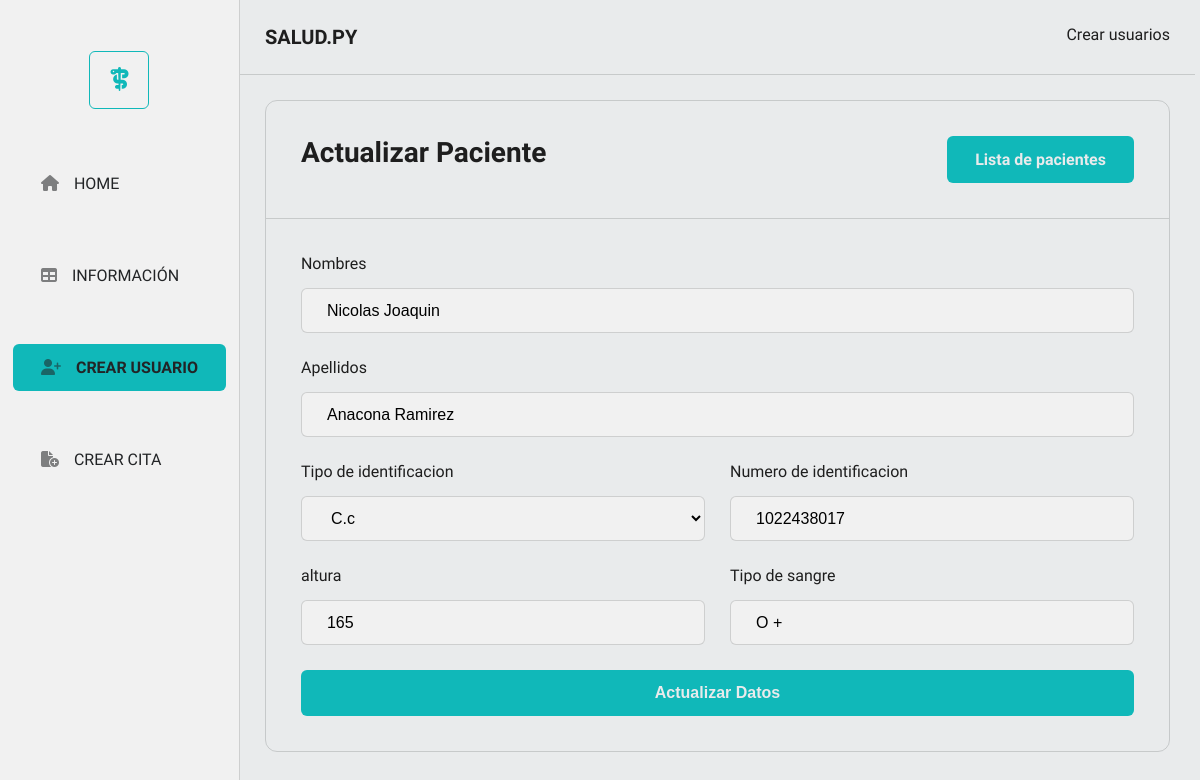
Page /pacientes/update/8 on the earlier database version.
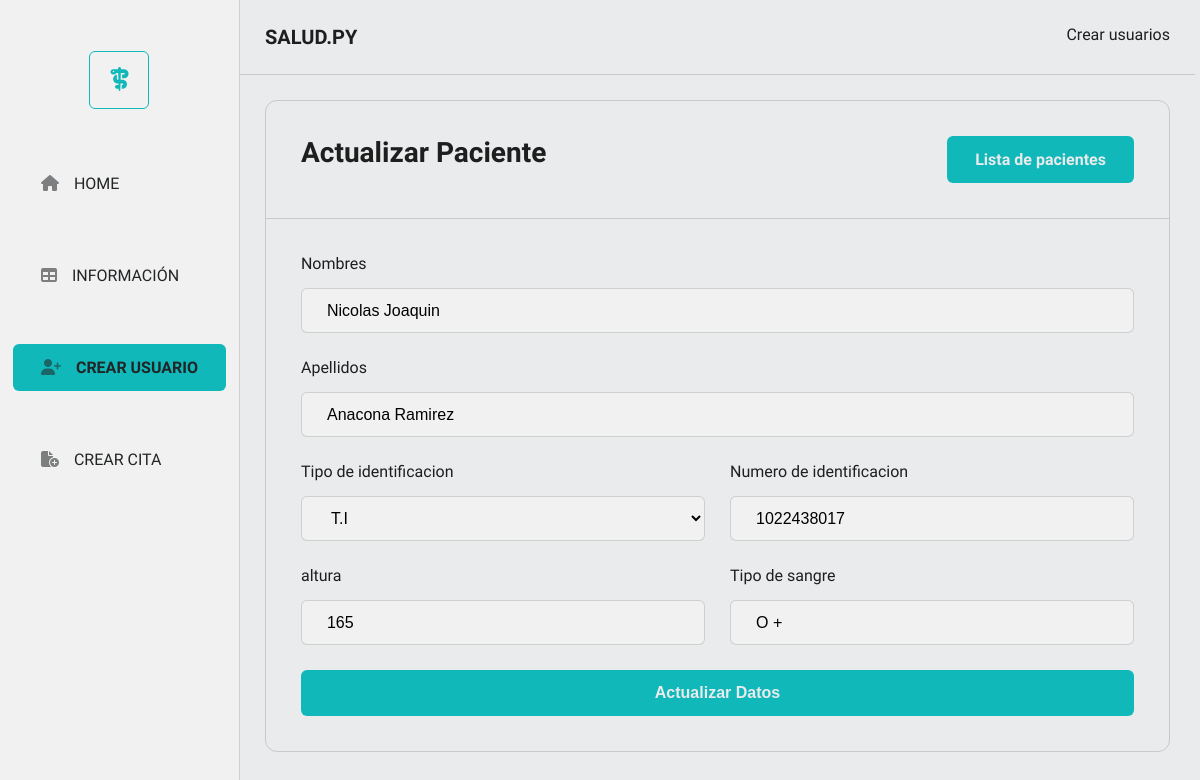
Same page on the later database version.
### app/models.py (models this page shows)
class Paciente(db.Model):
    __tablename__ ='pacientes'
    id = db.Column(db.Integer, primary_key = True )
    nombres = db.Column(db.String(120), nullable = True )
    apellidos = db.Column(db.String(120), nullable = True)
    tipo_identificacion = db.Column(db.String(4), nullable = True)
    numero_identificacion = db.Column(db.Integer)
    altura = db.Column(db.Integer)
    tipo_sangre = db.Column(db.String(2))
    citas = db.relationship("Cita" , backref = "paciente" )

### app/routes.py (the view, shortened to what this page needs)
@app.route('/pacientes/update/<int:id>', methods = ['GET', 'POST'])
def update_paciente(id):
    paciente_update = Paciente.query.get(id)
    if(request.method == 'GET'):
        return render_template('pacientes/paciente_update.html', paciente_update = paciente_update)

### app/templates/pacientes/paciente_update.html (shortened to what this page needs)
<!DOCTYPE html>
<html lang="en">
  <head>
    <link rel="stylesheet" href="{{ url_for('static', filename='styles.css' )}}">
    <link rel="stylesheet" href="{{ url_for('static', filename='navs/menuLeft.css')}}">
    <link rel="stylesheet" href="{{ url_for('static', filename = 'forms/formCrear.css')}}">
    <link rel="stylesheet" href="{{url_for('static', filename='modals/messages.css')}}">
  </head>
  <body>
    <section class="sectionHomeTable">
      <section class="navLeft">
        <div class="logoNav"><span><i class="fa-solid fa-staff-snake"></i></span></div>
        <div class="navMenuLeft">
          <ul>
            <li><a class="botonLineNone" href="http://127.0.0.1:5000/"><span><i class="fa-solid fa-house"></i></span>HOME</a></li>
            <li><a class="botonLineNone" href="http://127.0.0.1:5000/medicos"><span><i class="fa-solid fa-table"></i></span>INFORMACIÓN</a></li>
            <li><a class="botonPrimary" href="http://127.0.0.1:5000/medicos/create"><span><i class="fa-solid fa-user-plus"></i></span>CREAR USUARIO</a></li>
            <li><a class="botonLineNone" href="http://127.0.0.1:5000/citas/create"><span><i class="fa-solid fa-file-circle-plus"></i></span>CREAR CITA</a></li>
          </ul>
        </div>
      </section>
      <section class="contenidoRight">
        <nav>
          <div class="headerRight">
            <h3>SALUD.PY</h3>
            <p>Crear usuarios</p>
          </div>
        </nav>
        <section class="sectionForm">
          <article class="articleForm">
            <nav class="navForm">
              <h3 class="titleForm" >Actualizar Paciente</h3>
              <a  class="botonPrimary" href="http://127.0.0.1:5000/pacientes">Lista de pacientes</a>
            </nav>
            <form method="post" action="/pacientes/update/{{paciente_update.id}}" class="formPrimary">
              <div>
                <label for="nombres">Nombres</label>
                <input type="text" name="nombres" value="{{paciente_update.nombres}}" class="form-control" id="nombres" aria-describedby="emailHelp" required>
              </div>
              <div>
                <label for="apellidos" class="form-label">Apellidos</label>
                <input type="text" name="apellidos" value="{{paciente_update.apellidos}}" class="form-control" id="apellidos" required>
              </div>
              <section class="sectionIntoForm">
                <div>
                  <label for="tipoIdentificacion">Tipo de identificacion</label>
                  <select name="tipoID" required>
                    <option {% if paciente_update.tipo_identificacion == 'TI' %} selected {%endif%}>T.I</option>
                    <option {% if paciente_update.tipo_identificacion == 'CC' %} selected {%endif%}>C.c</option>
                  </select>
                </div>
                <div>
                  <label>Numero de identificacion</label>
                  <input type="text" name="numeroID" value="{{paciente_update.numero_identificacion}}" class="form-control" id="nIdentificacion" required>
                </div>
              </section>
              <section class="sectionIntoForm">
                <div>
                  <label class="form-label">altura</label>
                  <input type="text" name="altura" value="{{paciente_update.altura}}" class="form-control" required>
                </div>
                <div>
                  <label  class="form-label">Tipo de sangre</label>
                  <input type="text" name="tipoSangre" value="{{paciente_update.tipo_sangre}}" class="form-control" id="nIdentificacion" required>
                </div>
              </section>
              <button type="submit" class="botonPrimary botonForm">Actualizar Datos</button>
            </form>
          </article>
        </section>
      </section>
    </section>
  </body>
</html>

Differences in the rows shown:
changed Paciente "Nicolas Joaquin": tipoID "C.c" → (not shown)
Other differences:
form field tipoID: (not shown) → "T.I"
